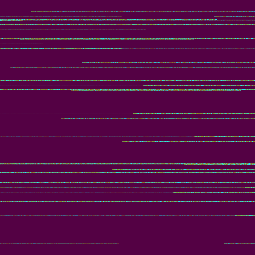
#> input picture gen_seq_resized.png, 255 x 255 px
$ jupyter execute --allow-errors generate.ipynb
#> lines starting #> are read from the running program, lines starting #| are printed output that depends on the picture
[cell 1]
import matplotlib.pyplot as plt
from PIL import Image
gen_seq = Image.open("gen_seq_resized.png")
#> gen_seq is the input picture: PIL image 255x255 RGBA; mean R, G, B, A 85.1, 12.5, 71.5, 255
gen_seq

[cell 2]
gen_seq = gen_seq.resize((255, 255))
plt.imsave('gen_seq_resized.png', gen_seq)
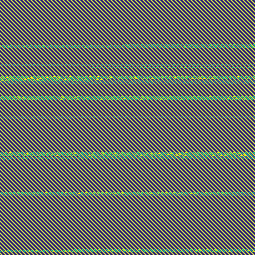
#> saved as gen_seq_resized.png: shape (255, 255, 3); mean R, G, B 106.4, 110, 101.1

[cell 3]
img_bin = gen_seq.convert("1")
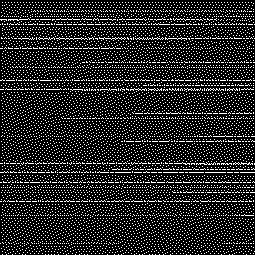
#> img_bin: PIL image 255x255 1; 15.7% white in thin lines or dots
img_bin

$ run again, with pdb_id_dist.png copied over gen_seq_resized.png
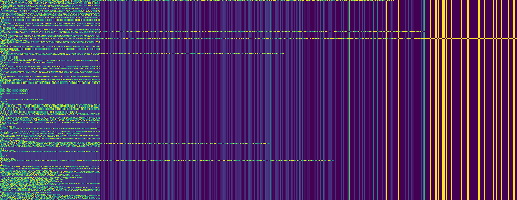
#> input picture pdb_id_dist.png, 517 x 200 px
#> gen_seq is the input picture: PIL image 517x200 RGBA; mean R, G, B, A 78.5, 47.2, 100.9, 255
#> gen_seq: PIL image 255x255 RGBA
#> `plt.imsave('gen_seq_resized.png', gen_seq)`:
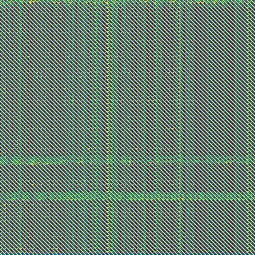
#> saved as gen_seq_resized.png: shape (255, 255, 3); mean R, G, B 103.8, 127.2, 107.8
#> `img_bin = gen_seq.convert("1")`:
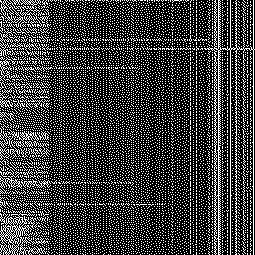
#> img_bin: PIL image 255x255 1; 24.4% white in thin lines or dots
